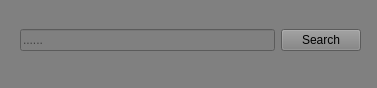
<?xml version="1.0" encoding="UTF-8"?>
<ui version="4.0">
 <class>Form</class>
 <widget class="QWidget" name="Form">
  <property name="geometry">
   <rect>
    <x>0</x>
    <y>0</y>
    <width>377</width>
    <height>88</height>
   </rect>
  </property>
  <property name="windowTitle">
   <string>Search</string>
  </property>
  <property name="styleSheet">
   <string notr="true">background: gray;</string>
  </property>
  <widget class="QWidget" name="horizontalLayoutWidget">
   <property name="geometry">
    <rect>
     <x>20</x>
     <y>20</y>
     <width>341</width>
     <height>41</height>
    </rect>
   </property>
   <layout class="QHBoxLayout" name="horizontalLayout">
    <item>
     <widget class="QLineEdit" name="searchInput">
      <property name="placeholderText">
       <string>......</string>
      </property>
     </widget>
    </item>
    <item>
     <widget class="QPushButton" name="searchButton">
      <property name="text">
       <string>Search</string>
      </property>
     </widget>
    </item>
   </layout>
  </widget>
 </widget>
 <resources/>
 <connections/>
</ui>
